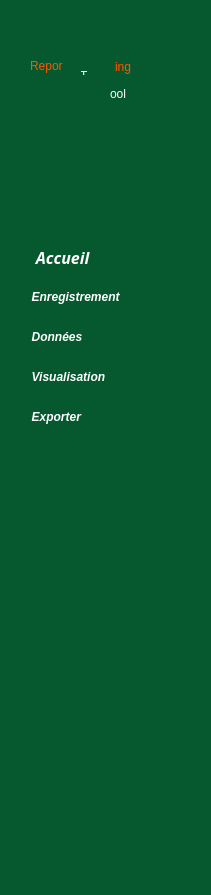
     <widget class="QWidget" name="widget_8" native="true">
      <property name="minimumSize">
       <size>
        <width>211</width>
        <height>0</height>
       </size>
      </property>
      <property name="styleSheet">
       <string notr="true">margin: 0px;
background-color: rgb(6, 88, 47);</string>
      </property>
      <layout class="QGridLayout" name="gridLayout_13">
       <item row="4" column="0">
        <widget class="QLabel" name="labelDCDJ2">
         <property name="minimumSize">
          <size>
           <width>181</width>
           <height>51</height>
          </size>
         </property>
         <property name="maximumSize">
          <size>
           <width>181</width>
           <height>51</height>
          </size>
         </property>
         <property name="styleSheet">
          <string notr="true">background-color: rgb(6, 88, 47);</string>
         </property>
         <property name="text">
          <string/>
         </property>
         <property name="pixmap">
          <pixmap>images/DCDJ_logo_0.png</pixmap>
         </property>
         <property name="scaledContents">
          <bool>true</bool>
         </property>
        </widget>
       </item>
       <item row="0" column="0">
        <widget class="QWidget" name="widget" native="true">
         <property name="minimumSize">
          <size>
           <width>0</width>
           <height>150</height>
          </size>
         </property>
         <property name="maximumSize">
          <size>
           <width>16777215</width>
           <height>150</height>
          </size>
         </property>
         <widget class="QLabel" name="labelLogo3">
          <property name="geometry">
           <rect>
            <x>100</x>
            <y>40</y>
            <width>53</width>
            <height>31</height>
           </rect>
          </property>
          <property name="styleSheet">
           <string notr="true">font: 18pt &quot;MV Boli&quot;;
color: rgb(255, 85, 0);</string>
          </property>
          <property name="text">
           <string>ing</string>
          </property>
         </widget>
         <widget class="QLabel" name="labelLogo5">
          <property name="geometry">
           <rect>
            <x>95</x>
            <y>67</y>
            <width>47</width>
            <height>31</height>
           </rect>
          </property>
          <property name="styleSheet">
           <string notr="true">font: 16pt &quot;MV Boli&quot;;
color: rgb(255, 255, 255);</string>
          </property>
          <property name="text">
           <string>ool</string>
          </property>
         </widget>
         <widget class="QLabel" name="labelLogo2">
          <property name="geometry">
           <rect>
            <x>65</x>
            <y>24</y>
            <width>81</width>
            <height>81</height>
           </rect>
          </property>
          <property name="styleSheet">
           <string notr="true">font: 60pt &quot;MV Boli&quot;;
color: rgb(255, 255, 255);</string>
          </property>
          <property name="text">
           <string>T</string>
          </property>
         </widget>
         <widget class="QLabel" name="labelLogo1">
          <property name="geometry">
           <rect>
            <x>15</x>
            <y>34</y>
            <width>51</width>
            <height>41</height>
           </rect>
          </property>
          <property name="styleSheet">
           <string notr="true">font: 18pt &quot;MV Boli&quot;;
color: rgb(255, 85, 0);</string>
          </property>
          <property name="text">
           <string>Repor</string>
          </property>
         </widget>
         <widget class="QLabel" name="labelLogo4">
          <property name="geometry">
           <rect>
            <x>45</x>
            <y>64</y>
            <width>41</width>
            <height>31</height>
           </rect>
          </property>
          <property name="text">
           <string/>
          </property>
          <property name="pixmap">
           <pixmap>images/upload1 (2).png</pixmap>
          </property>
          <property name="scaledContents">
           <bool>true</bool>
          </property>
         </widget>
         <zorder>labelLogo2</zorder>
         <zorder>labelLogo3</zorder>
         <zorder>labelLogo5</zorder>
         <zorder>labelLogo1</zorder>
         <zorder>labelLogo4</zorder>
        </widget>
       </item>
       <item row="3" column="0">
        <spacer name="verticalSpacer_2">
         <property name="orientation">
          <enum>Qt::Vertical</enum>
         </property>
         <property name="sizeType">
          <enum>QSizePolicy::Expanding</enum>
         </property>
         <property name="sizeHint" stdset="0">
          <size>
           <width>20</width>
           <height>300</height>
          </size>
         </property>
        </spacer>
       </item>
       <item row="2" column="0">
        <widget class="QWidget" name="widget_2" native="true">
         <property name="minimumSize">
          <size>
           <width>0</width>
           <height>300</height>
          </size>
         </property>
         <property name="maximumSize">
          <size>
           <width>16777215</width>
           <height>300</height>
          </size>
         </property>
         <property name="styleSheet">
          <string notr="true">margin:0px;
padding: 0px;</string>
         </property>
         <widget class="QPushButton" name="pushButtonEnregistrement">
          <property name="geometry">
           <rect>
            <x>0</x>
            <y>70</y>
            <width>201</width>
            <height>40</height>
           </rect>
          </property>
          <property name="styleSheet">
           <string notr="true">QPushButton{
	background-color: rgb(6, 88, 47);
	font: 87 12pt &quot;Segoe UI Black&quot;;
	color: rgb(255, 255, 255);
	font-weight: bold;
	text-align: left;
	border: 0px solid;
	font-style : italic ;
}
QPushButton:hover{
	background-color: rgb(5, 75, 40);
	border-left: 5px solid;
	border-left-color: rgb(85, 255, 0);
}</string>
          </property>
          <property name="text">
           <string>     Enregistrement</string>
          </property>
          <property name="iconSize">
           <size>
            <width>25</width>
            <height>25</height>
           </size>
          </property>
          <property name="flat">
           <bool>true</bool>
          </property>
         </widget>
         <widget class="QPushButton" name="pushButtonAccueil">
          <property name="geometry">
           <rect>
            <x>0</x>
            <y>30</y>
            <width>191</width>
            <height>40</height>
           </rect>
          </property>
          <property name="font">
           <font>
            <family>Segoe UI Black</family>
            <pointsize>12</pointsize>
            <weight>75</weight>
            <italic>true</italic>
            <bold>true</bold>
           </font>
          </property>
          <property name="acceptDrops">
           <bool>false</bool>
          </property>
          <property name="autoFillBackground">
           <bool>false</bool>
          </property>
          <property name="styleSheet">
           <string notr="true">QPushButton{
	background-color: rgb(6, 88, 47);
	font: 87 12pt &quot;Segoe UI Black&quot;;
	color: rgb(255, 255, 255);
	font-weight: bold;
	text-align: left;
	border: 0px solid;
	font-style : italic ;
}
QPushButton:hover{
	
	background-color: rgb(5, 75, 40);
	
	border-left: 5px solid;
	border-left-color: rgb(85, 255, 0);
}</string>
          </property>
          <property name="text">
           <string>     Accueil</string>
          </property>
          <property name="iconSize">
           <size>
            <width>20</width>
            <height>20</height>
           </size>
          </property>
          <property name="checkable">
           <bool>false</bool>
          </property>
          <property name="checked">
           <bool>false</bool>
          </property>
          <property name="autoRepeat">
           <bool>false</bool>
          </property>
          <property name="autoExclusive">
           <bool>false</bool>
          </property>
          <property name="autoDefault">
           <bool>false</bool>
          </property>
          <property name="default">
           <bool>false</bool>
          </property>
          <property name="flat">
           <bool>false</bool>
          </property>
         </widget>
         <widget class="QPushButton" name="pushButtonVisualisation">
          <property name="geometry">
           <rect>
            <x>0</x>
            <y>150</y>
            <width>201</width>
            <height>40</height>
           </rect>
          </property>
          <property name="styleSheet">
           <string notr="true">QPushButton{
	background-color: rgb(6, 88, 47);
	font: 87 12pt &quot;Segoe UI Black&quot;;
	color: rgb(255, 255, 255);
	font-weight: bold;
	text-align: left;
	border: 0px solid;
	font-style : italic ;
}
QPushButton:hover{
	background-color: rgb(5, 75, 40);
	border-left: 5px solid;
	border-left-color: rgb(85, 255, 0);
}</string>
          </property>
          <property name="text">
           <string>     Visualisation</string>
          </property>
          <property name="flat">
           <bool>true</bool>
          </property>
         </widget>
         <widget class="QPushButton" name="pushButtonExporter">
          <property name="geometry">
           <rect>
            <x>0</x>
            <y>190</y>
            <width>201</width>
            <height>40</height>
           </rect>
          </property>
          <property name="styleSheet">
           <string notr="true">QPushButton{
	background-color: rgb(6, 88, 47);
	font: 87 12pt &quot;Segoe UI Black&quot;;
	color: rgb(255, 255, 255);
	font-weight: bold;
	text-align: left;
	border: 0px solid;
	font-style : italic ;
}
QPushButton:hover{
	background-color: rgb(5, 75, 40);
	border-left: 5px solid;
	border-left-color: rgb(85, 255, 0);
}</string>
          </property>
          <property name="text">
           <string>     Exporter</string>
          </property>
          <property name="flat">
           <bool>true</bool>
          </property>
         </widget>
         <widget class="QPushButton" name="pushButtonDonnees">
          <property name="geometry">
           <rect>
            <x>0</x>
            <y>110</y>
            <width>201</width>
            <height>40</height>
           </rect>
          </property>
          <property name="styleSheet">
           <string notr="true">QPushButton{background-color: rgb(6, 88, 47); font: 87 12pt &quot;Segoe UI Black&quot;; color: rgb(255, 255, 255); font-weight: bold; text-align: left; border: 0px solid; font-style : italic ; } QPushButton:hover{ background-color: rgb(19, 252, 136); background-color: rgb(5, 75, 40); border-left: 5px solid; border-left-color: rgb(85, 255, 0);}</string>
          </property>
          <property name="text">
           <string>     Données</string>
          </property>
          <property name="flat">
           <bool>true</bool>
          </property>
         </widget>
        </widget>
       </item>
       <item row="5" column="0">
        <spacer name="verticalSpacer_3">
         <property name="orientation">
          <enum>Qt::Vertical</enum>
         </property>
         <property name="sizeType">
          <enum>QSizePolicy::Maximum</enum>
         </property>
         <property name="sizeHint" stdset="0">
          <size>
           <width>20</width>
           <height>20</height>
          </size>
         </property>
        </spacer>
       </item>
       <item row="1" column="0">
        <spacer name="verticalSpacer">
         <property name="orientation">
          <enum>Qt::Vertical</enum>
         </property>
         <property name="sizeHint" stdset="0">
          <size>
           <width>20</width>
           <height>40</height>
          </size>
         </property>
        </spacer>
       </item>
      </layout>
     </widget>
